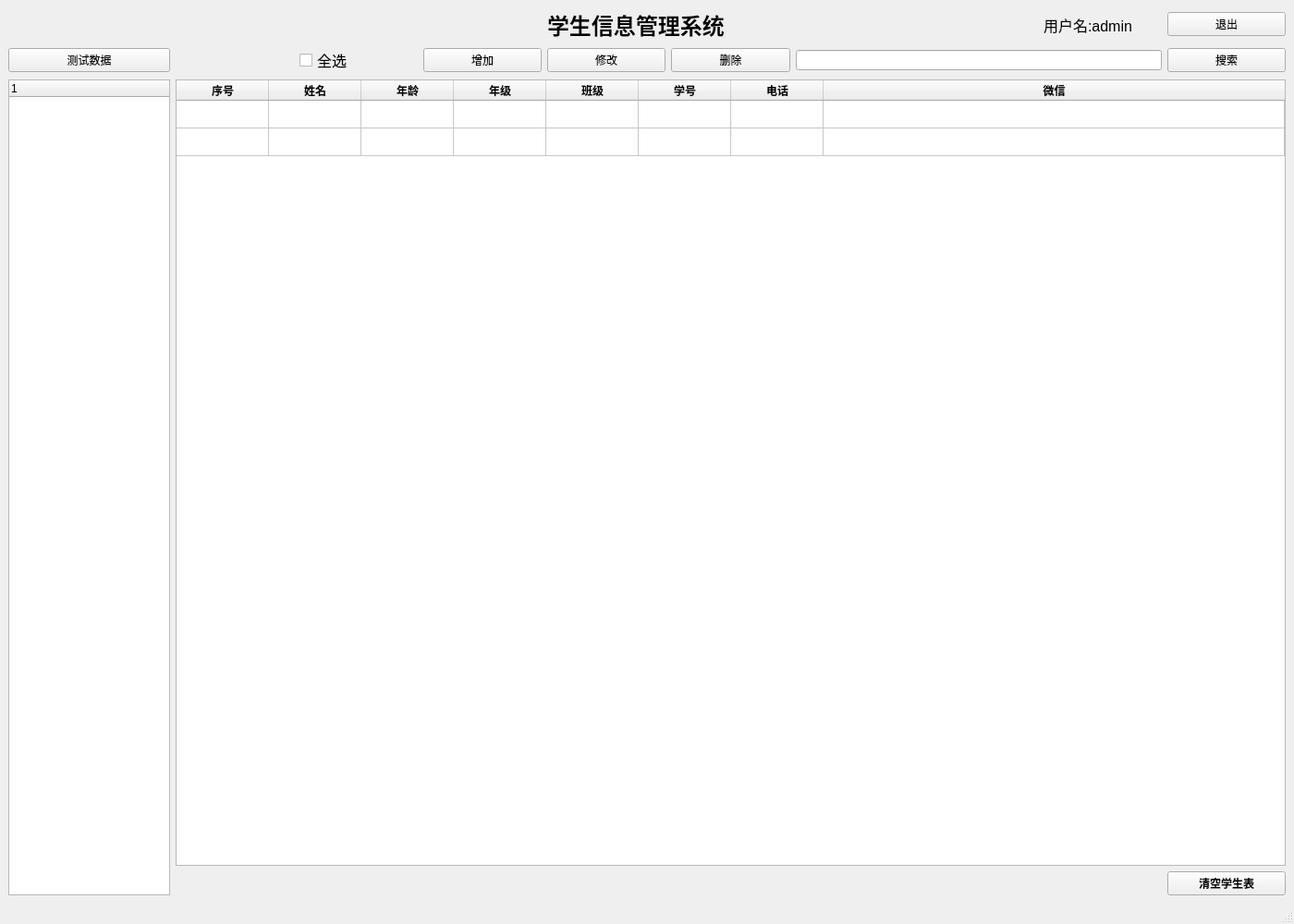
<?xml version="1.0" encoding="UTF-8"?>
<ui version="4.0">
 <class>MainWindow</class>
 <widget class="QMainWindow" name="MainWindow">
  <property name="geometry">
   <rect>
    <x>0</x>
    <y>0</y>
    <width>1400</width>
    <height>1000</height>
   </rect>
  </property>
  <property name="minimumSize">
   <size>
    <width>1400</width>
    <height>1000</height>
   </size>
  </property>
  <property name="maximumSize">
   <size>
    <width>1400</width>
    <height>1000</height>
   </size>
  </property>
  <property name="windowTitle">
   <string notr="true" extracomment="这是学生管理系统">信院学生信息管理系统</string>
  </property>
  <property name="windowIcon">
   <iconset resource="res.qrc">
    <normaloff>:/user2.jpg</normaloff>:/user2.jpg</iconset>
  </property>
  <widget class="QWidget" name="centralwidget">
   <layout class="QGridLayout" name="gridLayout">
    <item row="1" column="0">
     <widget class="QPushButton" name="btn_simulation">
      <property name="text">
       <string>测试数据</string>
      </property>
     </widget>
    </item>
    <item row="1" column="9">
     <widget class="QPushButton" name="pushButton_3">
      <property name="text">
       <string>搜索</string>
      </property>
     </widget>
    </item>
    <item row="2" column="0" rowspan="2">
     <widget class="QTreeWidget" name="treeWidget">
      <property name="minimumSize">
       <size>
        <width>175</width>
        <height>0</height>
       </size>
      </property>
      <property name="maximumSize">
       <size>
        <width>175</width>
        <height>16777215</height>
       </size>
      </property>
      <column>
       <property name="text">
        <string notr="true">1</string>
       </property>
      </column>
     </widget>
    </item>
    <item row="1" column="5">
     <widget class="QPushButton" name="pushButton_5">
      <property name="text">
       <string>删除</string>
      </property>
     </widget>
    </item>
    <item row="0" column="4" colspan="3">
     <widget class="QLabel" name="label_3">
      <property name="font">
       <font>
        <pointsize>18</pointsize>
        <weight>75</weight>
        <bold>true</bold>
       </font>
      </property>
      <property name="text">
       <string>学生信息管理系统</string>
      </property>
     </widget>
    </item>
    <item row="1" column="3">
     <widget class="QPushButton" name="pushButton_2">
      <property name="text">
       <string>增加</string>
      </property>
     </widget>
    </item>
    <item row="0" column="9">
     <widget class="QPushButton" name="pushButton">
      <property name="text">
       <string>退出</string>
      </property>
     </widget>
    </item>
    <item row="1" column="4">
     <widget class="QPushButton" name="pushButton_4">
      <property name="text">
       <string>修改</string>
      </property>
     </widget>
    </item>
    <item row="0" column="7">
     <widget class="QLabel" name="label">
      <property name="styleSheet">
       <string notr="true">image: url(:/user2.jpg);</string>
      </property>
      <property name="text">
       <string/>
      </property>
     </widget>
    </item>
    <item row="2" column="1" colspan="9">
     <widget class="QTableWidget" name="tableWidget">
      <attribute name="horizontalHeaderStretchLastSection">
       <bool>true</bool>
      </attribute>
      <attribute name="verticalHeaderVisible">
       <bool>false</bool>
      </attribute>
      <row>
       <property name="text">
        <string/>
       </property>
      </row>
      <row>
       <property name="text">
        <string/>
       </property>
      </row>
      <column>
       <property name="text">
        <string>序号</string>
       </property>
       <property name="font">
        <font>
         <weight>75</weight>
         <bold>true</bold>
         <kerning>false</kerning>
        </font>
       </property>
      </column>
      <column>
       <property name="text">
        <string>姓名</string>
       </property>
       <property name="font">
        <font>
         <weight>75</weight>
         <bold>true</bold>
         <underline>false</underline>
         <kerning>true</kerning>
        </font>
       </property>
      </column>
      <column>
       <property name="text">
        <string>年龄</string>
       </property>
       <property name="font">
        <font>
         <weight>75</weight>
         <bold>true</bold>
        </font>
       </property>
      </column>
      <column>
       <property name="text">
        <string>年级</string>
       </property>
       <property name="font">
        <font>
         <weight>75</weight>
         <bold>true</bold>
        </font>
       </property>
      </column>
      <column>
       <property name="text">
        <string>班级</string>
       </property>
       <property name="font">
        <font>
         <weight>75</weight>
         <bold>true</bold>
        </font>
       </property>
      </column>
      <column>
       <property name="text">
        <string>学号</string>
       </property>
       <property name="font">
        <font>
         <weight>75</weight>
         <bold>true</bold>
        </font>
       </property>
      </column>
      <column>
       <property name="text">
        <string>电话</string>
       </property>
       <property name="font">
        <font>
         <weight>75</weight>
         <bold>true</bold>
        </font>
       </property>
      </column>
      <column>
       <property name="text">
        <string>微信</string>
       </property>
       <property name="font">
        <font>
         <weight>75</weight>
         <bold>true</bold>
        </font>
       </property>
      </column>
     </widget>
    </item>
    <item row="0" column="8">
     <widget class="QLabel" name="label_2">
      <property name="font">
       <font>
        <pointsize>12</pointsize>
       </font>
      </property>
      <property name="text">
       <string>用户名:admin</string>
      </property>
     </widget>
    </item>
    <item row="1" column="2">
     <widget class="QCheckBox" name="checkBox">
      <property name="font">
       <font>
        <pointsize>12</pointsize>
       </font>
      </property>
      <property name="text">
       <string>全选</string>
      </property>
     </widget>
    </item>
    <item row="1" column="6" colspan="3">
     <widget class="QLineEdit" name="lineEdit"/>
    </item>
    <item row="3" column="1">
     <widget class="QLabel" name="label_4">
      <property name="font">
       <font>
        <pointsize>12</pointsize>
        <weight>75</weight>
        <bold>true</bold>
       </font>
      </property>
      <property name="text">
       <string/>
      </property>
     </widget>
    </item>
    <item row="3" column="9">
     <widget class="QPushButton" name="pushButton_6">
      <property name="font">
       <font>
        <weight>75</weight>
        <bold>true</bold>
       </font>
      </property>
      <property name="text">
       <string>清空学生表</string>
      </property>
     </widget>
    </item>
   </layout>
  </widget>
  <widget class="QMenuBar" name="menubar">
   <property name="geometry">
    <rect>
     <x>0</x>
     <y>0</y>
     <width>1400</width>
     <height>21</height>
    </rect>
   </property>
  </widget>
  <widget class="QStatusBar" name="statusbar"/>
 </widget>
 <resources>
  <include location="res.qrc"/>
 </resources>
 <connections/>
</ui>
